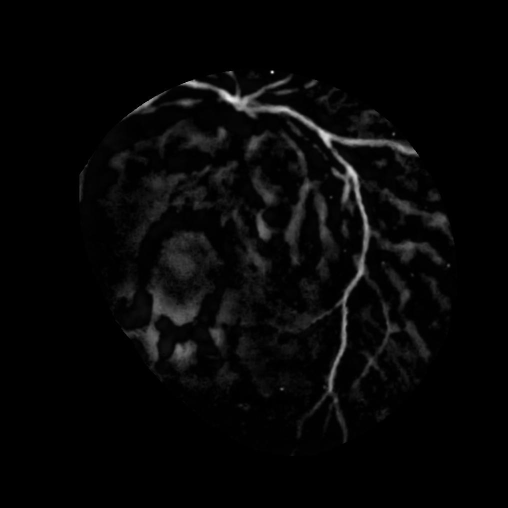
%> input picture Pipeline/Imagenes/Vasos_315.jpg, 1015 x 1015 px (shown at 1/2 size)
$ octave ExpandirMosaico.m   (GNU Octave 9; MATLAB toolbox functions it lacks are replaced by stand-ins)
%> lines starting %> are read from the running program, lines starting %| are printed output that depends on the picture
### Pipeline/Funciones/cargarimagen.m
function [imRGB,imGray] = cargarimagen(file)
%> called with file = 'Vasos_315.jpg'
%CARGA DE IMAGEN Lectura de imagen desde un archivo
%   Si se pasa el argumento file, abre el archivo de imagen y devuelve la
%   imagen en RGB y (opcional) en escala de grises.
%   Si no se pasa argumento, brinda una interfaz para elegir el archivo de
%   donde se obtiene la imagen. Mismo output.
%   Parametros:
%   - file (opcional): nombre del archivo o ruta completa del archivo
%   Retornos:
%   - imRGB: imagen leida directamente del archivo (generalmente en RGB)
%   - imGray (opcional): imagen conve rtida a escala de grises
% -------------------------------
    if (nargin == 0) % no se pasa el nombre del archivo por imagen
        [filename, path] = uigetfile ({'*.jpg;*.tif;*.png;*.gif',...
            'All Image Files';'*.*','All Files'},...
            'Seleccione la imagen');
        if(filename == 0)
            fprintf('No se selecciono archivo\n')
            return;
        else
            fprintf('Archivo Seleccionado:\n ')
            disp(filename);
            fprintf('Path:\n ')
            disp(strcat(path,filename));
            imRGB = im2double(imread(strcat(path,filename)));

        end

        % Se da la direccion del archivo a abrir
    else
        [path,name,ext] = fileparts(file);
        fprintf('======= Carga de Imagen ======= \n ');
        fprintf('-- Imagen Seleccionado:\n ')
        disp(strcat(name,ext));
        fprintf('Path:\n ')
        if(size(path) == 0)
            which(strcat(name,ext))
        else
            disp(path);
        end
        imRGB = im2double(imread(file));
%> imRGB: size 1015x1015 double; min 0, max 1, mean 0.0257
    end

    % Argumento de salida opcional
    switch nargout
        case 2
            if( size(imRGB,3) == 3 )
                % Convierte la imagen original RGB en escala de grises
                imGray = im2double(rgb2gray(imRGB));
            else
                % En el caso de que la imagen original este en escala de
                % grises, las dos imagenes quedan iguales
                imGray = imRGB;
            end
    end

end

### Pipeline/ExpandirMosaico.m
clear all; close all; clc;
% Prueba de SURF
% Cargar las imagenes del mosaico
addpath('./Funciones');
addpath('./Imagenes');

[~,imGray] = cargarimagen('Vasos_315.jpg');
[~,imMosaic1] = cargarimagen('Mosaico1.jpg');
%> call 2 of cargarimagen, with file = 'Mosaico1.jpg'
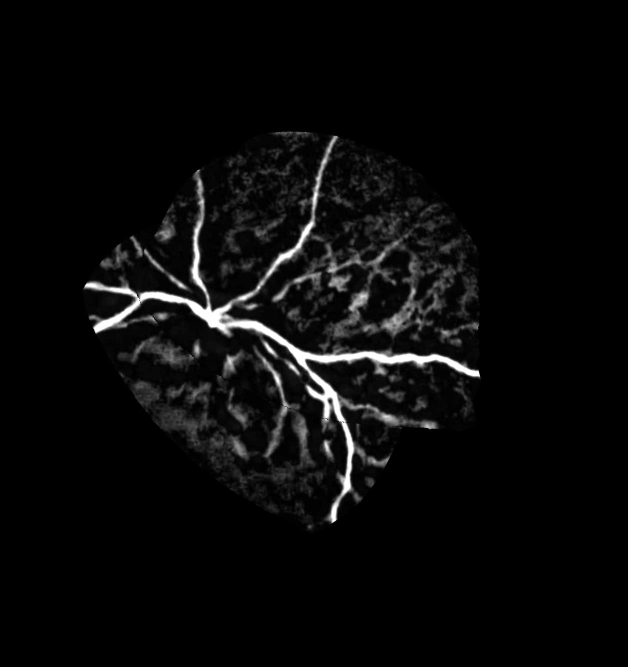
%> input picture Pipeline/Imagenes/Mosaico1.jpg, 1256 x 1334 px (shown at 1/2 size)
[~,imBinMosaic] = cargarimagen('MascaraMosaico1.jpg');
%> call 3 of cargarimagen, with file = 'MascaraMosaico1.jpg'
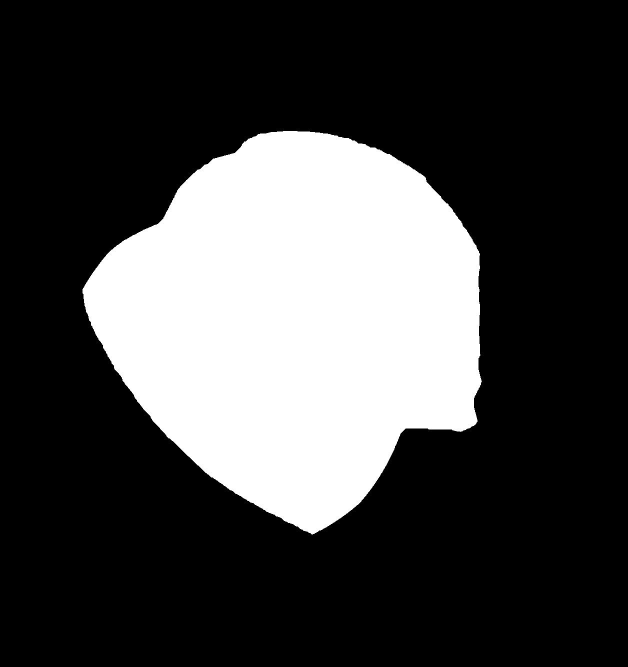
%> input picture Pipeline/Imagenes/MascaraMosaico1.jpg, 1256 x 1334 px (shown at 1/2 size)
imGray = imadjust(imGray);
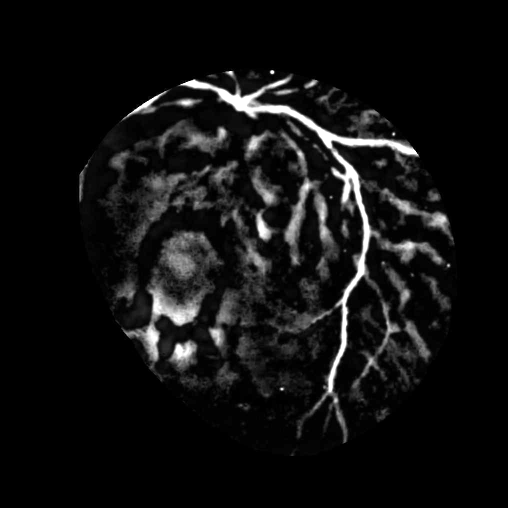
%> imGray: size 1015x1015 double (shown at 1/2 size); min 0, max 1, mean 0.0669
% Pathmetadatos
pathMetadatos = fullfile(cd,'./Frames_Videos/ID_69/metadatos.mat');
%> (the run ends here)
